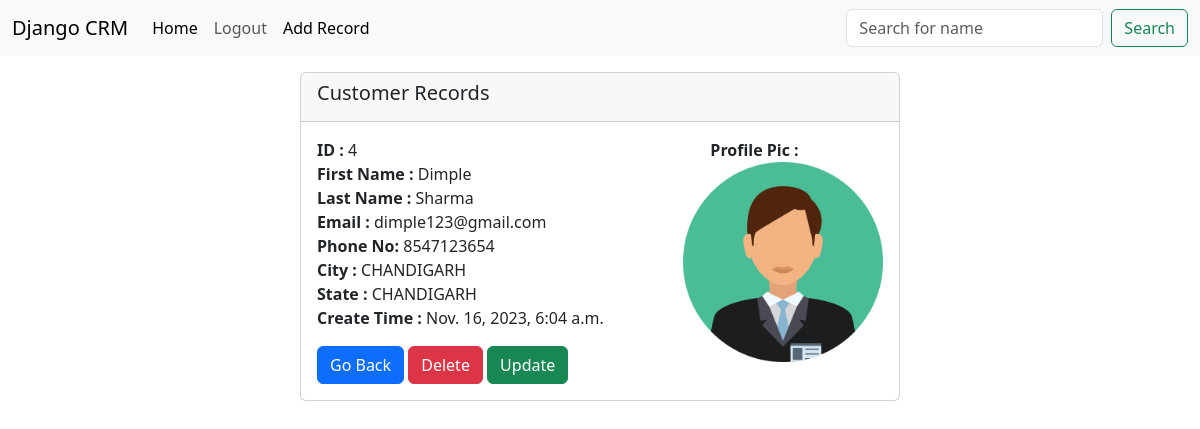
The app's page /CRM_app/Record/4 (signed in) with its own data.
### CRM_app/models.py (models this page shows, shortened)
class Record(models.Model):
    created_at=models.DateTimeField(auto_now_add=True)
    user = models.ForeignKey(User, on_delete=models.CASCADE, default=True)
    first_name = models.CharField(max_length=100)
    last_name = models.CharField(max_length=100)
    email = models.CharField(max_length=100)
    phone = models.CharField(max_length=100)
    city = models.CharField(max_length=100)
    state = models.CharField(max_length=100)
    profile_image = models.ImageField(null=True,blank=True,upload_to='images/')

### CRM_app/views.py (the view)
# urls.py: path('Record/<int:pk>', views.customer_record, name='Record'),
def customer_record(request, pk):
    if request.user.is_authenticated:
        customer_record = Record.objects.get(id=pk)
        return render(request, 'CRM_app/Record.html', {'customer_record': customer_record})
    else:
        messages.error(request, 'You must have to login to see the data!')
        return redirect('home')

### CRM_app/templates/CRM_app/Record.html
{% extends "CRM_app/base.html" %}
{% block body %}
<div class="mt-3 col-6 offset-3">
    <div class="card">
        <div class="card-header">
            <h5 class="card-title">Customer Records</h5>
        </div>
        <div class="card-body">
            <div class="row">
                <div class="col-md-8">
                    <p class="card-text">
                        <strong>ID :</strong> {{customer_record.id}}<br>
                        <strong>First Name :</strong> {{customer_record.first_name}}<br>
                        <strong>Last Name :</strong> {{customer_record.last_name}}<br>
                        <strong>Email :</strong> {{customer_record.email}}<br>
                        <strong>Phone No:</strong> {{customer_record.phone}}<br>
                        <strong>City :</strong> {{customer_record.city}}<br>
                        <strong>State :</strong> {{customer_record.state}}<br>
                        <strong>Create Time :</strong> {{customer_record.created_at}}<br>
                    </p>
                    <a href="{% url "index" %}" class="btn btn-primary">Go Back</a>
                    <a href="{% url "delete" customer_record.id %}" class="btn btn-danger">Delete</a>
                    <a href="{% url "update" customer_record.id %}" class="btn btn-success">Update</a>
                </div>
                <div class="col-md-4">
                    <strong>Profile Pic :</strong>
                    {% if customer_record.profile_image %}
                        <img class="rounded float-end" src="{{ customer_record.profile_image.url }}" alt="" width="200" height="200">
                    {% else %}
                        <p>No profile image available</p>
                    {% endif %}
                </div>
            </div>
        </div>
    </div>
</div>
{% endblock %}

### records on screen
Record: id "4", first_name "Dimple", last_name "Sharma", email "dimple123@gmail.com", phone "8547123654", city "CHANDIGARH", state "CHANDIGARH", created_at "Nov. 16, 2023, 6:04 a.m.", profile_image (picture)
